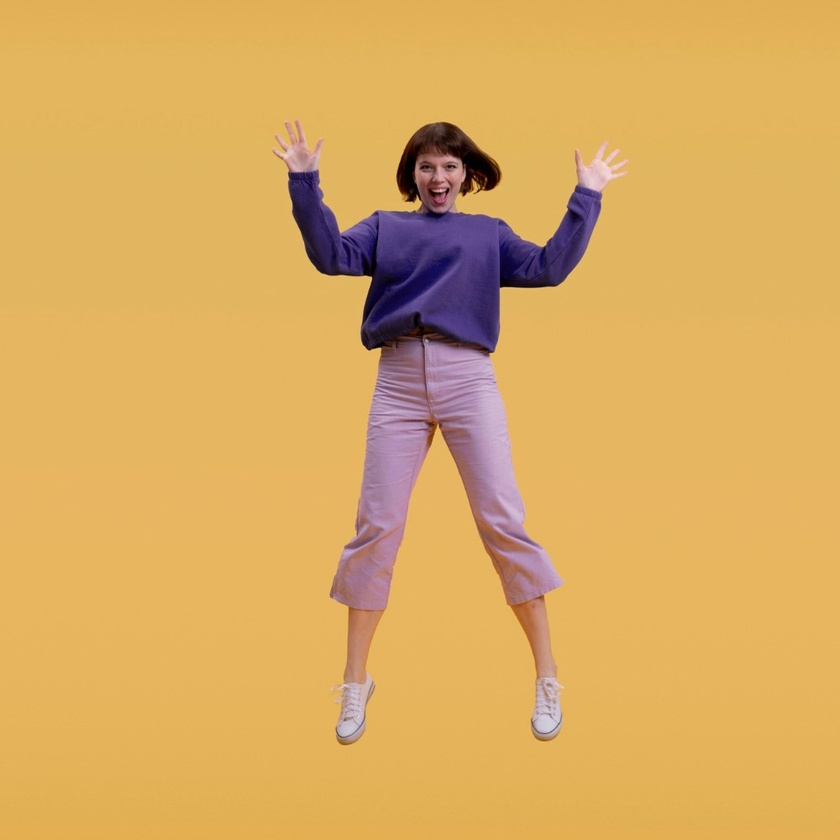
#> input picture assets/images/pose_jump.jpg, 840 x 840 px, shrunk from 1000 x 1000 before the run
$ jupyter execute '7 - 8.5. Rotation.ipynb'   (shell and % lines are left out)
#> lines starting #> are read from the running program, lines starting #| are printed output that depends on the picture
**Jarrian Vince G. Gojar**\
Instructor I\
*College of Information and Communications Technology, Sorsogon State University, Philippines*

# Introduction

`Rotation` in image processing is a transformation that rotates the image by a certain angle around a given point. The point of rotation is the center of the image by
default. The rotation angle is specified in degrees. The rotation angle is positive in the counter-clockwise direction. If the angle is negative, the rotation is in the
clockwise direction.

# Setup

# Initial Setup

[cell 1]
# Import Libraries
import os
import cv2
import matplotlib.pyplot as plt
import scipy.ndimage as nd

# Asset Root
asset_root = os.path.join(os.getcwd(), '../../assets')

# Image Path
image_path = os.path.join(asset_root, 'images', 'pose_jump.jpg')

# Read Image and convert to RGB
input_image = cv2.cvtColor(cv2.imread(image_path), cv2.COLOR_BGR2RGB)

# Display Both Image
plt.figure("Rotation", figsize=(10, 10))

plt.imshow(input_image)
plt.title("Original Image")
plt.axis('off')

plt.show()

# Rotating an Image

To rotate an image, we can use the `scipy.ndimage.rotate` function. The function takes the following parameters:

- `input`: The input image to be rotated.
- `angle`: The angle of rotation in degrees.
- `reshape`: If `True`, the output image is resized to fit the whole image.

[cell 2]
# Set the rotation angle
angle = 45

# Rotate the image where center is the top-left corner
rotated_image = nd.rotate(input_image, angle, reshape=True)
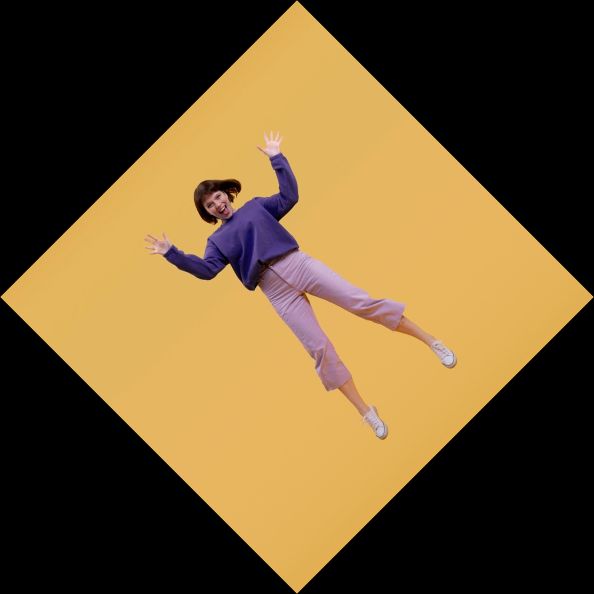
#> rotated_image: shape (1188, 1188, 3) (shown at 1/2 size); mean R, G, B 108.7, 85.6, 48.1

# Display Both Image
plt.figure("Rotation", figsize=(20, 10))

plt.subplot(1, 2, 1)
plt.imshow(input_image)
plt.title("Original Image")
plt.axis('off')

plt.subplot(1, 2, 2)
plt.imshow(rotated_image)
plt.title("Rotated Image")
plt.axis('off')

plt.show()
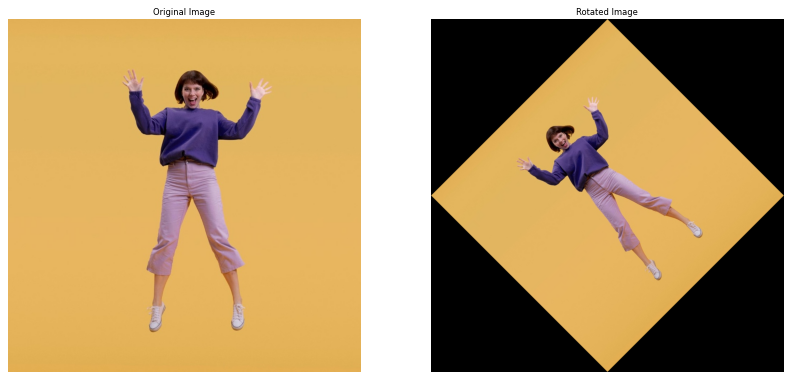
#> figure drawn by matplotlib, 2 panels
